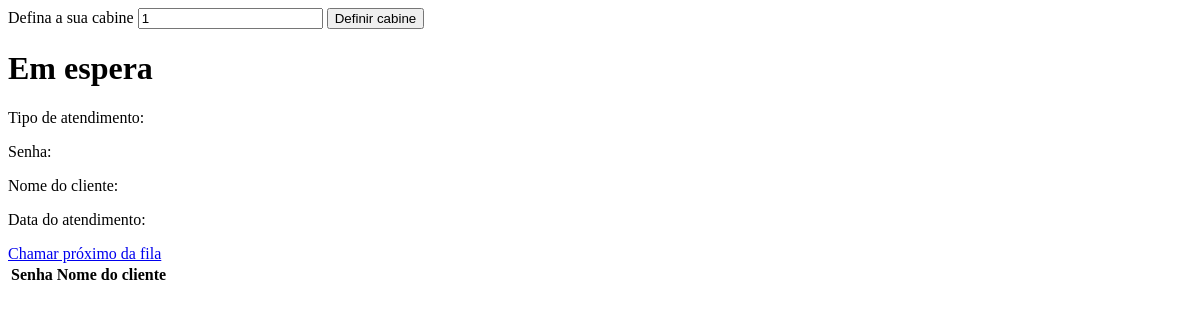
/chamar-proxima-senha/ (signed in), run on an earlier commit of the app's database.
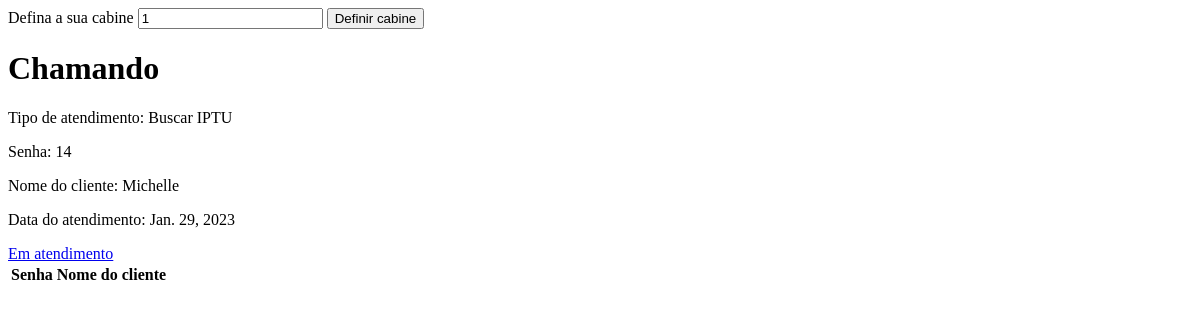
And on a later commit of the database.
### atendimento/models.py (models this page shows, shortened)
class Atendimento(models.Model):
    nome_cliente = models.CharField(max_length=255, verbose_name='Digite seu nome')
    data_atendimento = models.DateField(auto_now_add=True)
    status_atendimento = models.CharField(max_length=255, default='fila')
    numero_senha = models.IntegerField()
    atendente = models.ForeignKey(Atendente, on_delete=models.PROTECT, null=True,blank= True)
    tipo_atendimento = models.ForeignKey(TipoAtendimento, on_delete=models.CASCADE)

class TipoAtendimento(models.Model):
    prefixo = models.CharField(max_length=3)
    nome = models.CharField(max_length=100)
    descricao = models.CharField(max_length=255)

### atendimento/views.py (the view)
# urls.py: path('chamar-proxima-senha/', views.chamar_proxima_senha, name='chamar_proxima_senha'),
@login_required
def chamar_proxima_senha(request):
    atendente = Atendente.objects.get(user=request.user)
    if request.method == 'POST':
        atendente.cabine = request.POST.get('cabine')
        atendente.save()
    try:
        senha_atual = Atendimento.objects.filter(status_atendimento='fila', tipo_atendimento__nome='Preferencial').order_by('data_atendimento').first()
        if not senha_atual:
            senha_atual = Atendimento.objects.filter(status_atendimento='fila').order_by('data_atendimento').first()
        else: print(senha_atual)
        senha_atual.status_atendimento = 'chamando'
        senha_atual.atendente = atendente
        senha_atual.save()
    except:
        senha_atual=Atendimento.objects.filter(status_atendimento='chamando', atendente=atendente).order_by('data_atendimento').first()
    return render(request, 'proxima_senha.html', {'senha': senha_atual, 'cabine': atendente.cabine})

### atendimento/templates/proxima_senha.html (shortened to what this page needs)
{% extends 'template.html' %}
{% block content %}
<form method="post">
    <label for="cabine">Defina a sua cabine</label>
    <input type="text" name="cabine" value="{{ cabine }}">
    <input type="submit" value="Definir cabine">
</form>
  {% if senha %}
  <h1>Chamando</h1>
  {% else %}
  <h1>Em espera</h1>
  {% endif %}
  <p>Tipo de atendimento: {{ senha.tipo_atendimento.nome }}</p>
  <p>Senha: {{ senha.numero_senha }}</p>
  <p>Nome do cliente: {{ senha.nome_cliente }}</p>
  <p>Data do atendimento: {{ senha.data_atendimento }}</p>
  {% if senha %}
  <a href="/em-atendimento/{{senha.id}}/{{prefixo}}">
    Em atendimento
  </a>
  {% else %}
  <a href="/chamar-proxima-senha/{{prefixo}}">
    Chamar próximo da fila
  </a>
  {% endif %}
  <div>
    <table>
      <thead>
        <tr>
          <th>Senha</th>
          <th>Nome do cliente</th>
        </tr>
      </thead>
    </table>
  </div>
{% endblock %}

What changed in the data, as far as the page shows it:
added Atendimento: tipo_atendimento.nome "Buscar IPTU", numero_senha "14", nome_cliente "Michelle", data_atendimento "Jan. 29, 2023"
Also different on the page:
text no longer shown: "Em espera Chamar próximo da fila"
text now shown: "Chamando Em atendimento"
